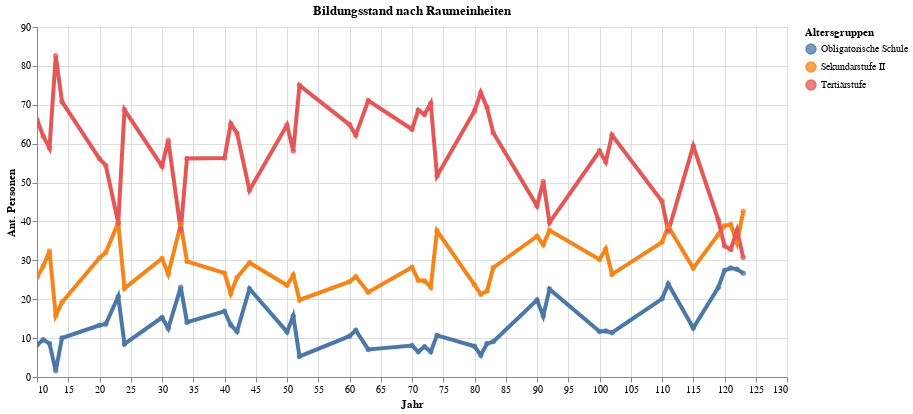

Source (notebook cell):
### Code cell
myTitle="Bildungsstand nach Raumeinheiten"

highlight = alt.selection(type='single', on='mouseover',
                          fields=['Bildungsstand'], nearest=True)
#x='date:StichtagDatJahr',
base = alt.Chart(data2betested.reset_index().query('AntBev>0'), title=myTitle).encode(
    x=alt.X('RaumSort', axis=alt.Axis(title='Jahr'))# , axis=alt.Axis(format='%', title='percentage')
    , y=alt.X('AntBev', axis=alt.Axis(title='Ant. Personen'))
    , color=alt.Color('Bildungsstand', legend=alt.Legend(title="Altersgruppen", orient="right"))  
    ,tooltip=['RaumLang', 'Bildungsstand','AntBev']    
)
points = base.mark_circle().encode(
    opacity=alt.value(0.75)
).add_selection(
    highlight
).properties(
    width=750 , height=350
)
lines = base.mark_line().encode(
    size=alt.condition(~highlight, alt.value(0.5), alt.value(4))
).interactive()

lines + points

### Figure 1 — Vega-Lite specification as saved in the notebook (floating-point values rounded to 4 significant figures; data arrays with more than 128 entries replaced by an {"elided": "..."} marker saying what was removed)
{"config": {"view": {"continuousWidth": 400, "continuousHeight": 300}}, "layer": [{"mark": "line", "encoding": {"color": {"type": "nominal", "field": "Bildungsstand", "legend": {"orient": "right", "title": "Altersgruppen"}}, "size": {"condition": {"value": 0.5, "selection": {"not": "selector006"}}, "value": 4}, "tooltip": [{"type": "nominal", "field": "RaumLang"}, {"type": "nominal", "field": "Bildungsstand"}, {"type": "quantitative", "field": "AntBev"}], "x": {"type": "quantitative", "axis": {"title": "Jahr"}, "field": "RaumSort"}, "y": {"type": "quantitative", "axis": {"title": "Ant. Personen"}, "field": "AntBev"}}, "selection": {"selector007": {"type": "interval", "bind": "scales", "encodings": ["x", "y"]}}, "title": "Bildungsstand nach Raumeinheiten"}, {"mark": "circle", "encoding": {"color": {"type": "nominal", "field": "Bildungsstand", "legend": {"orient": "right", "title": "Altersgruppen"}}, "opacity": {"value": 0.75}, "tooltip": [{"type": "nominal", "field": "RaumLang"}, {"type": "nominal", "field": "Bildungsstand"}, {"type": "quantitative", "field": "AntBev"}], "x": {"type": "quantitative", "axis": {"title": "Jahr"}, "field": "RaumSort"}, "y": {"type": "quantitative", "axis": {"title": "Ant. Personen"}, "field": "AntBev"}}, "height": 350, "selection": {"selector006": {"type": "single", "on": "mouseover", "fields": ["Bildungsstand"], "nearest": true}}, "title": "Bildungsstand nach Raumeinheiten", "width": 750}], "data": {"name": "data-48784afcceb73da22cd37a908afa8b42"}, "$schema": "https://vega.github.io/schema/vega-lite/v4.8.1.json", "datasets": {"data-48784afcceb73da22cd37a908afa8b42": {"elided": "138 records"}}}
